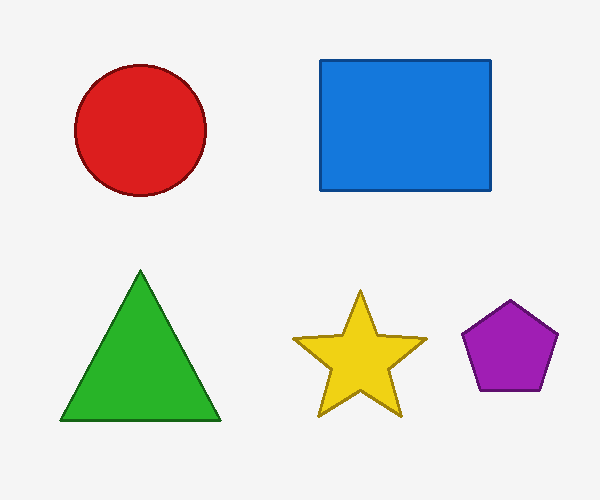
#> input picture images/shapes.png, 600 x 500 px, found by its file name
$ jupyter execute 04_edge_detection_and_contours.ipynb   (older library calls are emulated)
#> lines starting #> are read from the running program, lines starting #| are printed output that depends on the picture; after the words box and inside, x2 and y2 are one past the last pixel; in counts of white or black regions, pixels touching at a corner belong together
# Module 06: OpenCV for Computer Vision & Machine Learning
## Notebook 04: Edge Detection, Contour Analysis, and Shape Descriptors

Edges and contours represent structural boundaries where image brightness changes abruptly. In machine learning, contour properties form the basis of object shape descriptors, defect inspection, and dimension measurement pipelines.

---

### Learning Objectives
By the end of this notebook, you will be able to:
1. Compute directional spatial gradients using the **Sobel Operator** ($G_x, G_y$) and compute the **Laplacian Operator**.
2. Master the multi-stage **Canny Edge Detection** algorithm (Gaussian smoothing, gradient calculation, non-maximum suppression, hysteresis thresholding).
3. Extract and visualize topological contours using `cv2.findContours()` and `cv2.drawContours()`.
4. Calculate geometric properties: **Area**, **Perimeter**, **Moments**, **Centroids**, **Aspect Ratio**, and **Solidity**.
5. Compare upright bounding boxes (`cv2.boundingRect`) with minimum area rotated bounding boxes (`cv2.minAreaRect`).
6. **Advanced:** Classify geometric shapes automatically using the **Douglas-Peucker Polygon Approximation** algorithm (`cv2.approxPolyDP`).
7. **Advanced:** Construct a production **Automated Dimension Measurement & Inspection Pipeline** with oriented bounding boxes and orientation angles.

[cell 1]
import os
import cv2
import numpy as np
import matplotlib.pyplot as plt

img_dir = "images" if os.path.exists("images") else "../images"
print(f"OpenCV Version: {cv2.__version__}")

### 1. Image Gradients: Sobel & Laplacian Operators
Edges correspond to local maxima of the first derivative (gradient) or zero-crossings of the second derivative:
- **Sobel Operator (`cv2.Sobel`):** Computes first-order image derivatives:
  - Horizontal Gradient $G_x = \text{Sobel}(I, \text{dx}=1, \text{dy}=0)$
  - Vertical Gradient $G_y = \text{Sobel}(I, \text{dx}=0, \text{dy}=1)$
  - Gradient Magnitude: $G = \sqrt{G_x^2 + G_y^2}$
  - Gradient Direction: $\theta = \arctan(G_y / G_x)$
- **Laplacian Operator (`cv2.Laplacian`):** Computes second-order spatial derivatives $\nabla^2 I = \frac{\partial^2 I}{\partial x^2} + \frac{\partial^2 I}{\partial y^2}$.

[cell 2]
shapes_bgr = cv2.imread(os.path.join(img_dir, "shapes.png"))
#> shapes_bgr is the input picture: shape (500, 600, 3); mean B, G, R 217, 216.2, 214.9
shapes_gray = cv2.cvtColor(shapes_bgr, cv2.COLOR_BGR2GRAY)
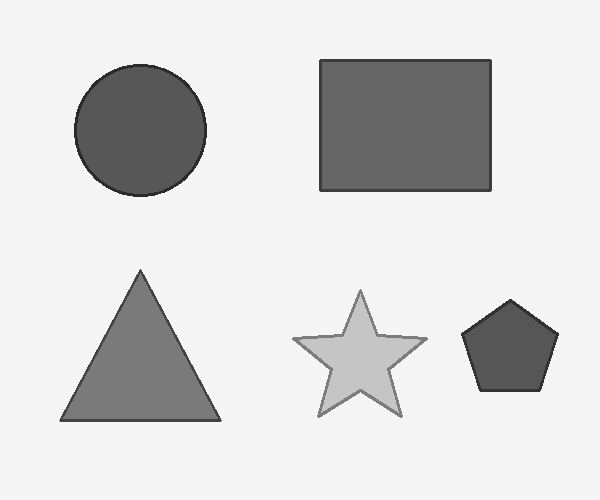
#> shapes_gray: shape (500, 600); min 43, max 245, mean 215.8

# Pre-smooth with Gaussian filter to reduce high-frequency noise
blurred = cv2.GaussianBlur(shapes_gray, (3, 3), 0)

# 1. Sobel Gradients (using CV_64F to capture negative gradients)
sobel_x = cv2.Sobel(blurred, cv2.CV_64F, 1, 0, ksize=3)
sobel_y = cv2.Sobel(blurred, cv2.CV_64F, 0, 1, ksize=3)
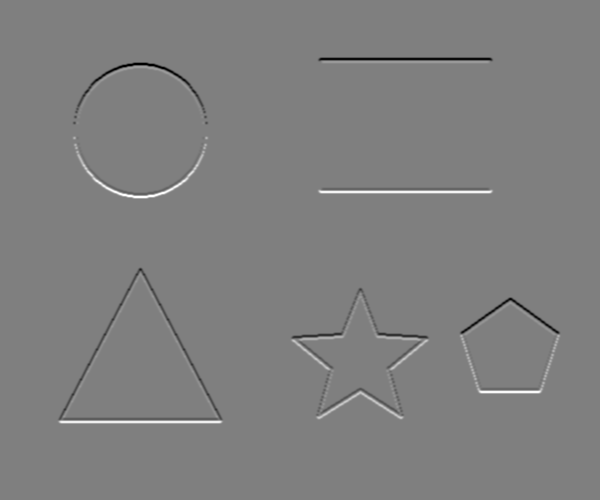
#> sobel_y: shape (500, 600) float64; min -608, max 608, mean 0; drawn with min black and max white

# 2. Gradient Magnitude
grad_mag = np.hypot(sobel_x, sobel_y)
grad_mag = np.uint8(255 * grad_mag / np.max(grad_mag))

# 3. Laplacian
laplacian = cv2.Laplacian(blurred, cv2.CV_64F, ksize=3)
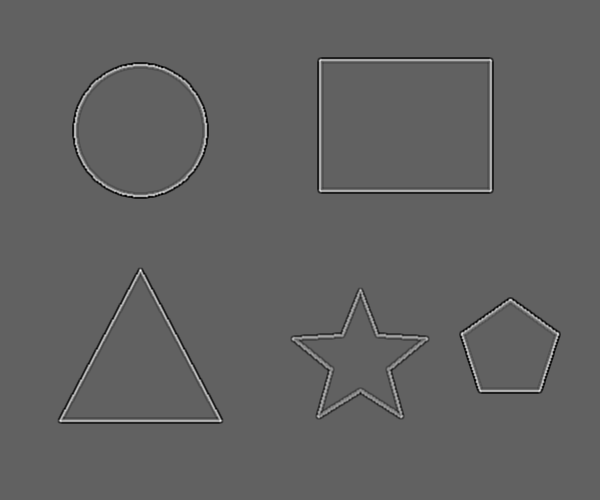
#> laplacian: shape (500, 600) float64; min -276, max 444, mean 0; drawn with min black and max white
laplacian_abs = np.uint8(np.absolute(laplacian))

fig, axes = plt.subplots(1, 4, figsize=(18, 4.5))

axes[0].imshow(np.absolute(sobel_x), cmap="gray")
axes[0].set_title("Sobel Gx (Vertical Edges)")
axes[0].axis("off")

axes[1].imshow(np.absolute(sobel_y), cmap="gray")
axes[1].set_title("Sobel Gy (Horizontal Edges)")
axes[1].axis("off")

axes[2].imshow(grad_mag, cmap="magma")
axes[2].set_title("Combined Gradient Magnitude")
axes[2].axis("off")

axes[3].imshow(laplacian_abs, cmap="gray")
axes[3].set_title("Laplacian (2nd Derivative)")
axes[3].axis("off")

plt.tight_layout()
plt.show()
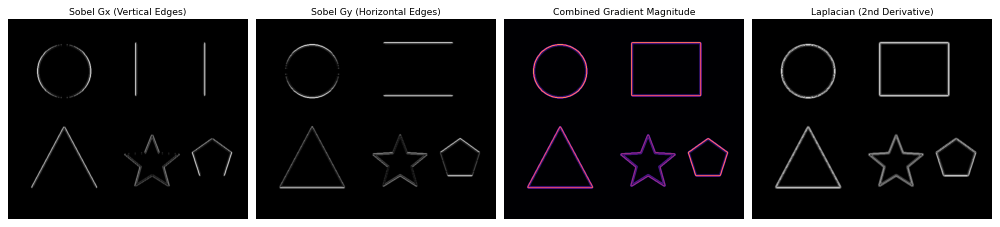
#> figure drawn by matplotlib, 4 panels

### 2. Canny Edge Detection
John F. Canny developed the optimal edge detection algorithm consisting of 4 distinct stages:
1. **Gaussian Filter:** Smooths image to suppress noise.
2. **Gradient Intensity:** Calculates $G$ and orientation $\theta$ via Sobel operators.
3. **Non-Maximum Suppression (NMS):** Thins edges to 1-pixel width by suppressing pixels that are not local maxima along the gradient direction.
4. **Hysteresis Thresholding:** Uses two thresholds ($T_{\text{lower}}, T_{\text{upper}}$):
   - Pixels with gradient $> T_{\text{upper}}$ are **sure edges**.
   - Pixels with gradient $< T_{\text{lower}}$ are **discarded**.
   - Pixels in-between are retained **only if connected to a sure edge**.

[cell 3]
# Experimenting with hysteresis threshold ratios
canny_wide = cv2.Canny(blurred, threshold1=30, threshold2=100)
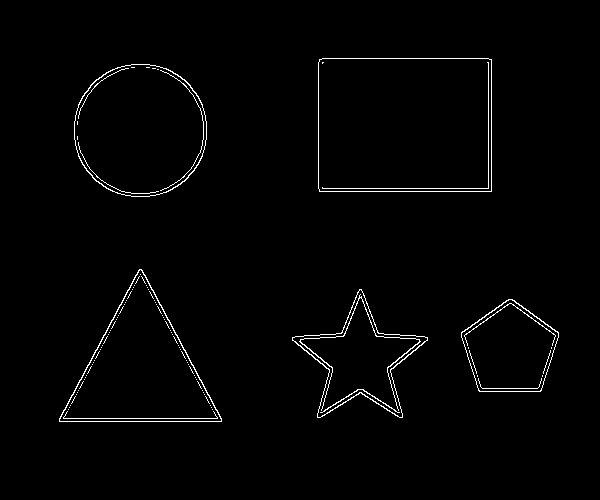
#> canny_wide: shape (500, 600); 1.5% white in thin lines or dots, all inside (x1, y1, x2, y2) = (59, 58, 559, 422)
canny_tight = cv2.Canny(blurred, threshold1=150, threshold2=220)
canny_optimal = cv2.Canny(blurred, threshold1=50, threshold2=150)

fig, axes = plt.subplots(1, 3, figsize=(16, 5))
axes[0].imshow(canny_wide, cmap="gray")
axes[0].set_title("Wide Thresholds (30, 100)\n(More edges, captures subtle details)")
axes[0].axis("off")

axes[1].imshow(canny_optimal, cmap="gray")
axes[1].set_title("Optimal Ratio (50, 150)\n(Standard 1:3 ratio, clean boundaries)")
axes[1].axis("off")

axes[2].imshow(canny_tight, cmap="gray")
axes[2].set_title("Tight Thresholds (150, 220)\n(Only strongest transitions, fragmented edges)")
axes[2].axis("off")

plt.tight_layout()
plt.show()

### 3. Finding & Drawing Contours
A contour is a continuous curve joining all boundary points having the same color or intensity:
- `cv2.findContours(image, mode, method)`:
  - **`mode`:** `cv2.RETR_EXTERNAL` (only outermost boundaries), `cv2.RETR_TREE` (full hierarchical tree of parents/children).
  - **`method`:** `cv2.CHAIN_APPROX_SIMPLE` (compresses horizontal/vertical segments into endpoints, saving memory) vs. `cv2.CHAIN_APPROX_NONE` (all points).
- `cv2.drawContours(image, contours, contourIdx, color, thickness)`: `contourIdx=-1` draws all contours.

[cell 4]
# Binarize shapes image
_, thresh = cv2.threshold(shapes_gray, 240, 255, cv2.THRESH_BINARY_INV)
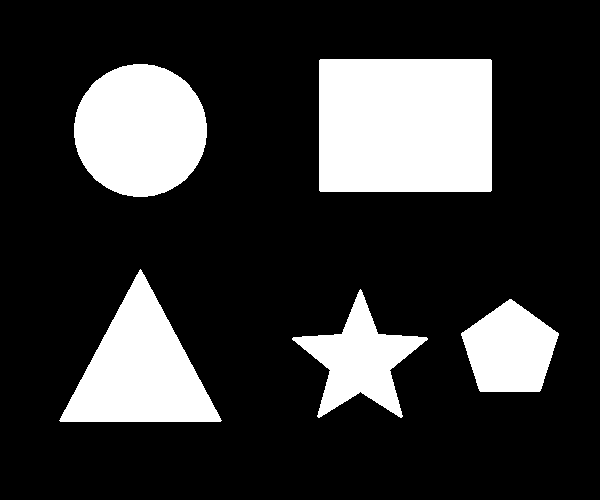
#> thresh: shape (500, 600); 21% white; 5 white regions

# Find external contours
contours, hierarchy = cv2.findContours(thresh, cv2.RETR_EXTERNAL, cv2.CHAIN_APPROX_SIMPLE)
#> contours = 5 contours; box (x1, y1, x2, y2) and area: (319, 59, 492, 192) 22702, (74, 64, 207, 197) 13700, (59, 269, 222, 422) 12422, (292, 289, 428, 418) 6716, (461, 299, 559, 392) 6240
print(f"Total contours detected: {len(contours)}")
#| Total contours detected: 5

# Draw all contours on a blank canvas
contour_canvas = np.full_like(shapes_bgr, 255)
cv2.drawContours(contour_canvas, contours, -1, (200, 20, 20), thickness=3)
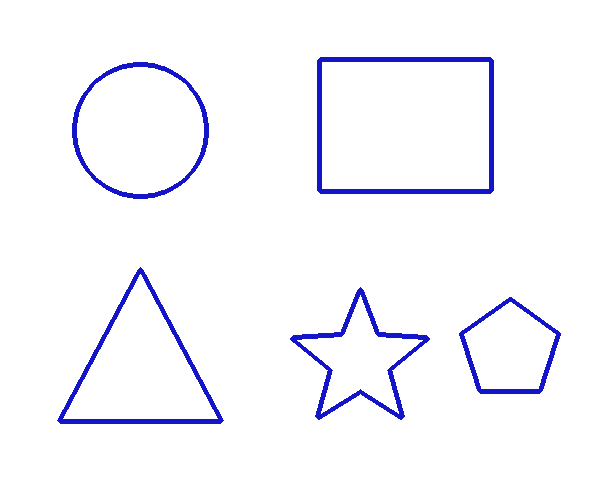
#> contour_canvas: shape (500, 600, 3); mean of channels 0, 1, 2 253, 246.6, 246.6; drawn as B, G, R

fig, axes = plt.subplots(1, 2, figsize=(14, 6))
axes[0].imshow(thresh, cmap="gray")
axes[0].set_title("Binary Input Mask")
axes[0].axis("off")

axes[1].imshow(cv2.cvtColor(contour_canvas, cv2.COLOR_BGR2RGB))
axes[1].set_title(f"Extracted Topological Contours (N={len(contours)})")
axes[1].axis("off")

plt.tight_layout()
plt.show()
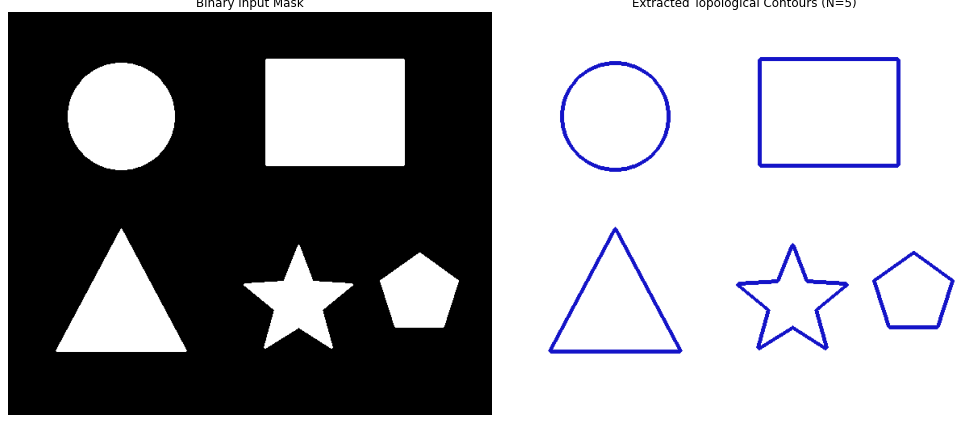
#> figure drawn by matplotlib, 2 panels

### 4. Geometric Properties, Moments & Centroids
OpenCV provides rich geometric analysis functions for every contour:
- **Area:** $A = \text{cv2.contourArea}(C)$
- **Arc Length (Perimeter):** $P = \text{cv2.arcLength}(C, \text{closed=True})$
- **Spatial Moments:** $M_{pq} = \sum_x \sum_y x^p y^q I(x, y)$ computed via `cv2.moments(C)`.
  - **Centroid:** $\bar{x} = \frac{M_{10}}{M_{00}}, \quad \bar{y} = \frac{M_{01}}{M_{00}}$
- **Bounding Boxes:**
  - Upright axis-aligned: `x, y, w, h = cv2.boundingRect(C)`
  - Rotated Minimum Area: `rect = cv2.minAreaRect(C)` returns `((center_x, center_y), (width, height), angle)`.

[cell 5]
# Inspect and analyze each detected shape
print("--- CONTOUR GEOMETRIC PROFILES ---")
for i, c in enumerate(contours):
    area = cv2.contourArea(c)
    perimeter = cv2.arcLength(c, closed=True)
    M = cv2.moments(c)
    if M["m00"] > 0:
        cx = int(M["m10"] / M["m00"])
        cy = int(M["m01"] / M["m00"])
    else:
        cx, cy = 0, 0
    print(f"Shape #{i + 1}: Area = {area:.1f} px², Perimeter = {perimeter:.1f} px, Centroid = ({cx}, {cy})")
#> this loop made 5 passes
#> (area, perimeter, cx, cy) on passes 1 to 5: (6240, 315.9, 509, 349), (6715.5, 520.5, 359, 359), (12422, 531.9, 140, 370), (13700, 439, 140, 129), (22702, 605.7, 405, 125)
#| Shape #1: Area = 6240.0 px², Perimeter = 315.9 px, Centroid = (509, 349)
#| Shape #2: Area = 6715.5 px², Perimeter = 520.5 px, Centroid = (359, 359)
#| Shape #3: Area = 12422.0 px², Perimeter = 531.9 px, Centroid = (140, 370)
#| Shape #4: Area = 13700.0 px², Perimeter = 439.0 px, Centroid = (140, 129)
#| Shape #5: Area = 22702.0 px², Perimeter = 605.7 px, Centroid = (405, 125)

### 5. Complex Application 1: Douglas-Peucker Polygon Approximation
The **Douglas-Peucker algorithm (`cv2.approxPolyDP`)** simplifies a polyline by iteratively removing vertices closer than an epsilon distance threshold:
$$\epsilon = \alpha \times \text{arcLength}(C)$$
By examining the number of vertices in the approximated polygon, we can classify shapes automatically:
- 3 vertices $\to$ **Triangle**
- 4 vertices $\to$ **Quadrilateral / Rectangle**
- 5 vertices $\to$ **Pentagon**
- 10 vertices (alternating radii) $\to$ **Star**
- $> 8$ smooth vertices with high circularity ($\frac{4\pi A}{P^2} \approx 1$) $\to$ **Circle**

[cell 6]
classified_img = shapes_bgr.copy()

for c in contours:
    # Filter out tiny noise contours
    if cv2.contourArea(c) < 500:
        continue

    # Approximate polygon
    peri = cv2.arcLength(c, True)
    approx = cv2.approxPolyDP(c, epsilon=0.03 * peri, closed=True)
    num_vertices = len(approx)

    # Compute centroid for text label
    M = cv2.moments(c)
    cx = int(M["m10"] / M["m00"]) if M["m00"] > 0 else 0
    cy = int(M["m01"] / M["m00"]) if M["m00"] > 0 else 0

    # Classify based on vertex count
    if num_vertices == 3:
        label = "Triangle (3)"
    elif num_vertices == 4:
        label = "Rectangle (4)"
    elif num_vertices == 5:
        label = "Pentagon (5)"
    elif num_vertices == 10:
        label = "Star (10)"
    else:
        label = f"Circle ({num_vertices})"

    # Draw approximated polygon and classification text
    cv2.drawContours(classified_img, [approx], -1, (0, 0, 255), 2)
    cv2.circle(classified_img, (cx, cy), 5, (255, 0, 0), -1)
    cv2.putText(classified_img, label, (cx - 45, cy - 10), cv2.FONT_HERSHEY_SIMPLEX, 0.48, (10, 10, 10), 2, cv2.LINE_AA)
#> this loop made 5 passes
#> (peri, approx, num_vertices, cx, cy, label) on passes 3, 5: (531.9, [[140, 269], [60, 421], [221, 420]], 3, 140, 370, 'Triangle (3)'), (605.7, [[319, 60], [320, 191], [491, 190], [490, 59]], 4, 405, 125, 'Rectangle (4)')
#> (peri, num_vertices, cx, cy, label) on passes 1, 2, 4: (315.9, 5, 509, 349, 'Pentagon (5)'), (520.5, 10, 359, 359, 'Star (10)'), (439, 8, 140, 129, 'Circle (8)')
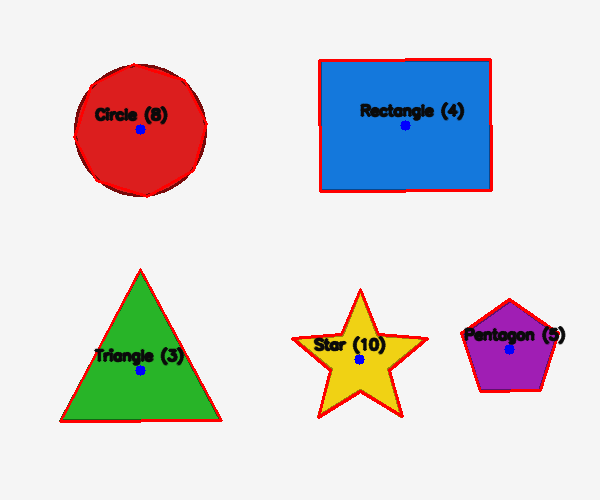
#> classified_img: shape (500, 600, 3); 4.06% of pixels changed, all inside (x1, y1, x2, y2) = (59, 58, 567, 423)

plt.figure(figsize=(9, 7))
plt.imshow(cv2.cvtColor(classified_img, cv2.COLOR_BGR2RGB))
plt.title("Automated Geometric Shape Classification via approxPolyDP")
plt.axis("off")
plt.show()

### 6. Complex Application 2: Production Dimension Measurement & Inspection Pipeline
In industrial visual quality control (e.g. PCB inspection, conveyor belt sorting), parts can appear at arbitrary angles. An axis-aligned bounding box exaggerates object dimensions; instead, we compute the **Rotated Minimum Area Bounding Box (`cv2.minAreaRect`)**:
1. `minAreaRect` returns the exact oriented rectangle: center $(c_x, c_y)$, size $(w, h)$, and rotation angle $\theta$.
2. `cv2.boxPoints(rect)` recovers the 4 oriented corners in pixel space.
3. Draw oriented bounding box and overlay measured dimensions (width, height, orientation angle).

[cell 7]
inspection_img = shapes_bgr.copy()

for i, c in enumerate(contours):
    if cv2.contourArea(c) < 500:
        continue

    # 1. Compute rotated minimum area bounding rectangle
    rect = cv2.minAreaRect(c)
    (cx, cy), (width, height), angle = rect

    # 2. Get the 4 oriented vertex coordinates
    box = cv2.boxPoints(rect)
    box = np.int32(box)

    # 3. Draw rotated green bounding box
    cv2.drawContours(inspection_img, [box], 0, (40, 180, 40), 2)

    # 4. Draw center point
    cv2.circle(inspection_img, (int(cx), int(cy)), 4, (0, 0, 255), -1)

    # 5. Overlay measurement badge
    dim_text = f"W:{width:.0f} H:{height:.0f} Angle:{angle:.0f} deg"
    cv2.putText(inspection_img, dim_text, (int(cx) - 60, int(cy) + 50),
                cv2.FONT_HERSHEY_SIMPLEX, 0.42, (20, 20, 20), 1, cv2.LINE_AA)
#> this loop made 5 passes
#> (cx, cy, width, height, angle, box) on passes 1, 4, 5: (509.5, 345, 92, 97, -90, [[558, 391], [461, 391], [461, 299], [558, 299]]), (140, 130, 132, 132, -90, [[206, 196], [74, 196], [74, 64], [206, 64]]), (405, 125, 132, 172, -90, [[491, 191], [319, 191], [319, 59], [491, 59]])
#> (cx, cy, width, height, angle, box, dim_text) on passes 2 to 3: (363.5, 365.2, 134.8, 127.9, -35.62, [[345, 456], [271, 352], [381, 273], [455, 377]], 'W:135 H:128 Angle:-36 deg'), (162.2, 378.1, 171.8, 143.2, -61.93, [[184, 487], [58, 420], [139, 268], [265, 336]], 'W:172 H:143 Angle:-62 deg')
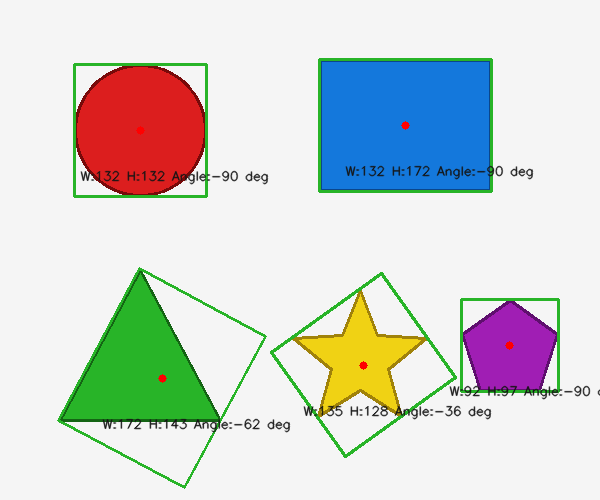
#> inspection_img: shape (500, 600, 3); 4.46% of pixels changed, all inside (x1, y1, x2, y2) = (57, 58, 600, 489)

plt.figure(figsize=(10, 8))
plt.imshow(cv2.cvtColor(inspection_img, cv2.COLOR_BGR2RGB))
plt.title("Industrial Vision Quality Inspection: Oriented Bounding Boxes & Dimension Measurement")
plt.axis("off")
plt.show()
